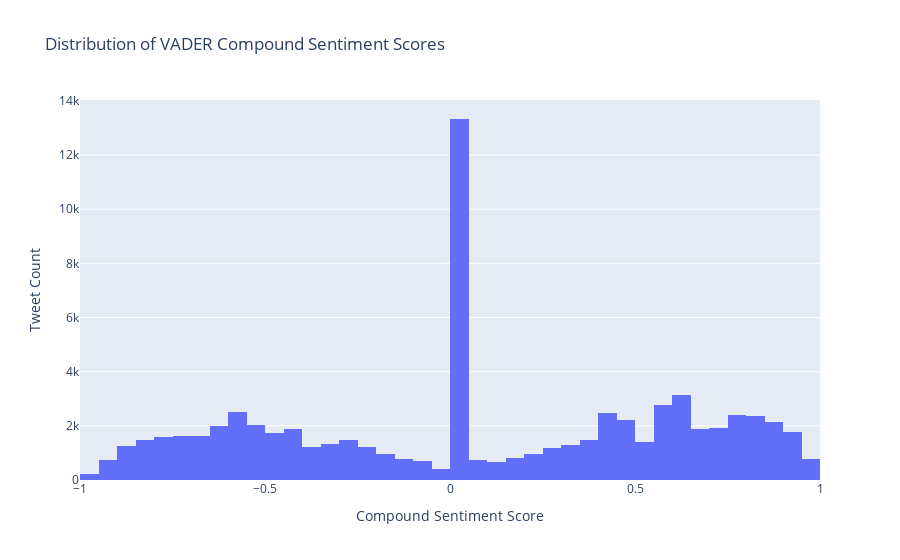

The notebook cell this image was saved under:
### Code cell
# Plot distribution of VADER sentiment scores
fig_score = px.histogram(
    df,
    x='Sentiment_Score',
    nbins=50,
    title='Distribution of VADER Compound Sentiment Scores',
    color_discrete_sequence=['#636EFA']
)
fig_score.update_layout(
    xaxis_title='Compound Sentiment Score', 
    yaxis_title='Tweet Count'
)
fig_score.show()

### Figure 1 — Plotly figure (JSON) as saved in the notebook; plotly's stock layout.template omitted (floating-point values rounded to 4 significant figures; data arrays with more than 128 entries replaced by an {"elided": "..."} marker saying what was removed)
{"data": [{"bingroup": "x", "hovertemplate": "Sentiment_Score=%{x}<br>count=%{y}<extra></extra>", "legendgroup": "", "marker": {"color": "#636EFA", "pattern": {"shape": ""}}, "name": "", "nbinsx": 50, "orientation": "v", "showlegend": false, "type": "histogram", "x": {"elided": "72465 float values"}, "xaxis": "x", "yaxis": "y"}], "layout": {"barmode": "relative", "legend": {"tracegroupgap": 0}, "title": {"text": "Distribution of VADER Compound Sentiment Scores"}, "xaxis": {"anchor": "y", "domain": [0, 1], "title": {"text": "Compound Sentiment Score"}}, "yaxis": {"anchor": "x", "domain": [0, 1], "title": {"text": "Tweet Count"}}}}
